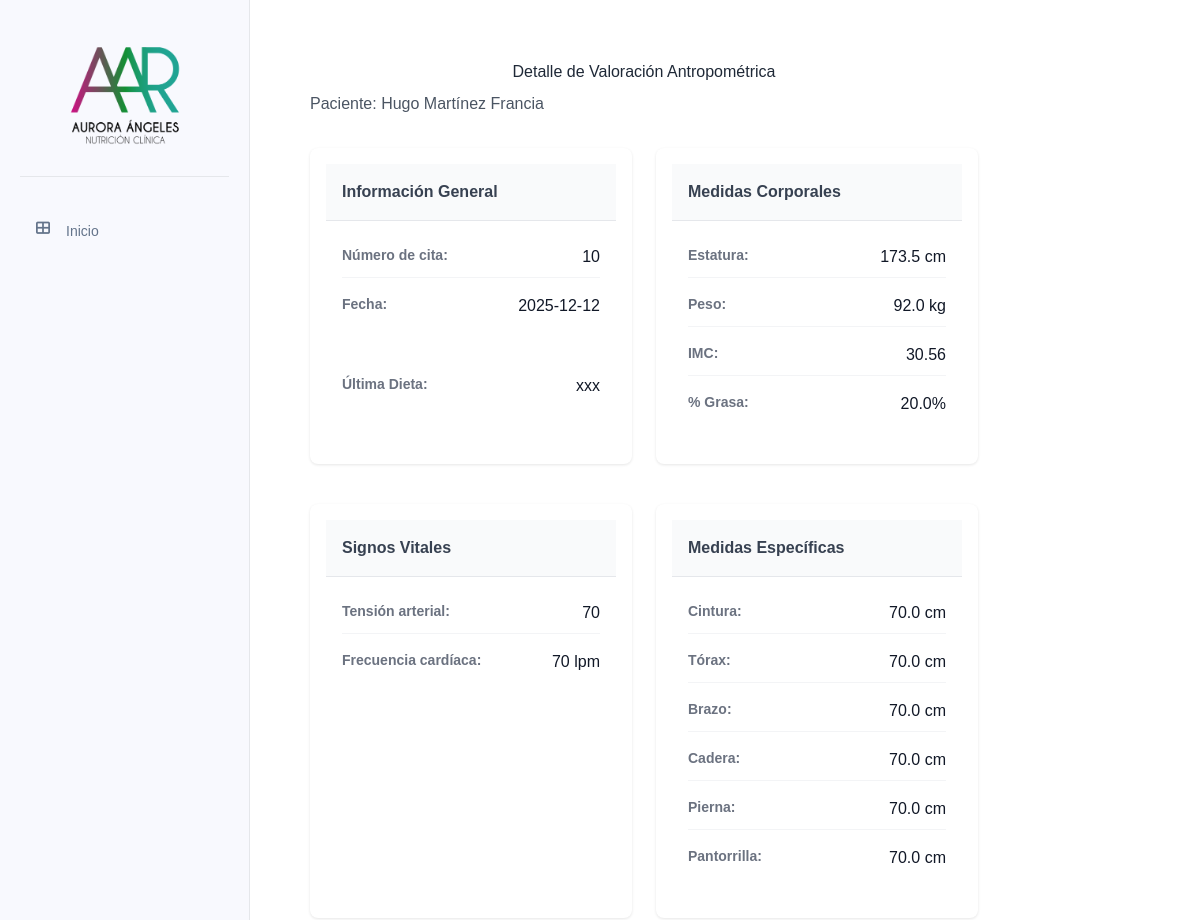
Before: /valoraciones/valoraciones/8 (upper part) with the older database file.
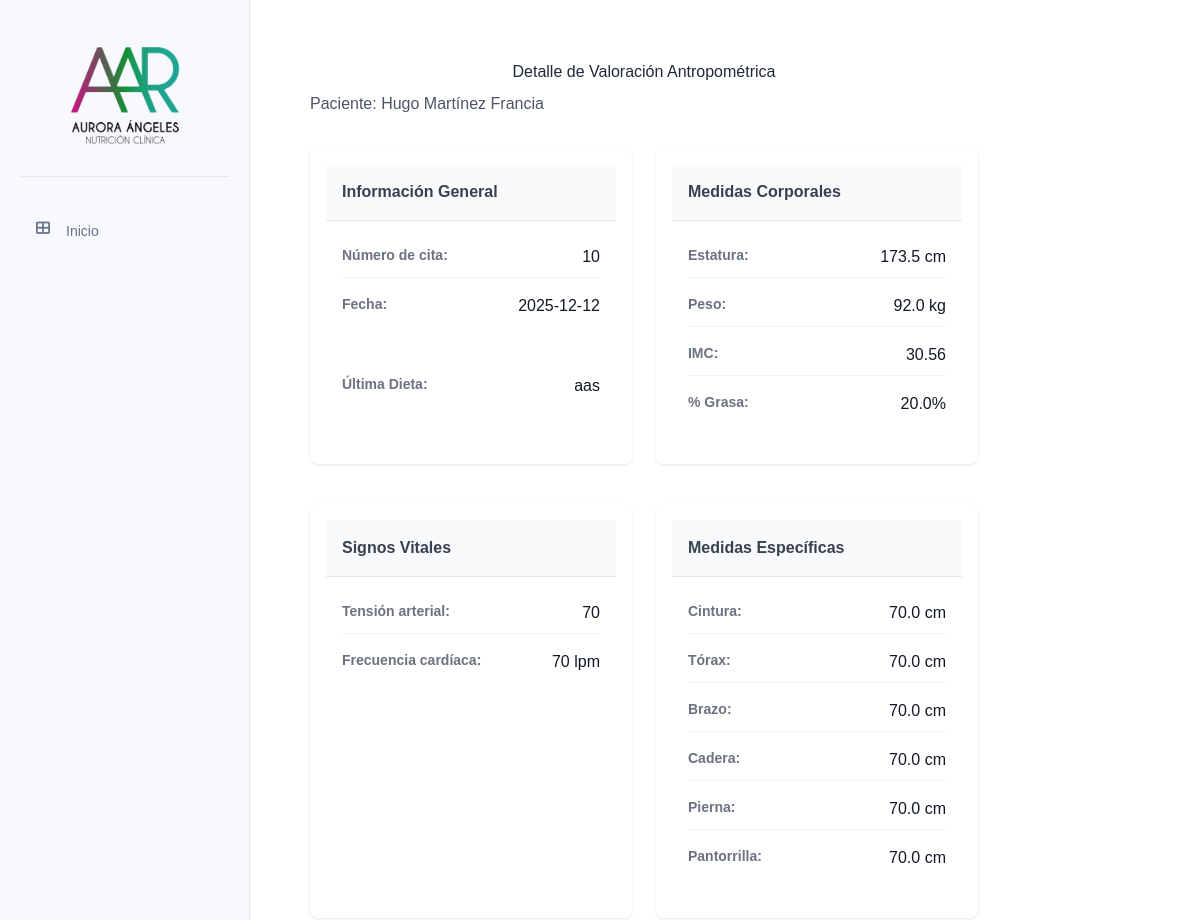
After: the same page with the newer database file.
### tables this page shows
CREATE TABLE valoracion_antropometrica (
    id INTEGER PRIMARY KEY AUTOINCREMENT,
    paciente_id INTEGER NOT NULL,
    numero_cita INTEGER NOT NULL,
    fecha DATE NOT NULL,
    estatura FLOAT NOT NULL,
    peso FLOAT NOT NULL,
    imc FLOAT NOT NULL,
    grasa FLOAT NOT NULL,
    cintura FLOAT NOT NULL,
    torax FLOAT NOT NULL,
    brazo FLOAT NOT NULL,
    cadera FLOAT NOT NULL,
    pierna FLOAT NOT NULL,
    pantorrilla FLOAT NOT NULL,
    tension_arterial TEXT NOT NULL,
    frecuencia_cardiaca INTEGER NOT NULL,
    bicep FLOAT NOT NULL,
    tricep FLOAT NOT NULL,
    suprailiaco FLOAT NOT NULL,
    subescapular FLOAT NOT NULL,
    femoral FLOAT,
    porcentaje_grasa TEXT NOT NULL,
    --porcentaje_grasa_fem FLOAT NOT NULL,
    ultima_dieta TEXT,
    FOREIGN KEY (paciente_id) REFERENCES pacientes (id)
);

### app/controllers/valoracion_antropometrica.py (the view)
@valoracion.route('/valoraciones/<int:valoracion_id>')
def detalle_valoracion(valoracion_id):
    valoracion = ValoracionAntropometrica.obtener_por_id(valoracion_id)
    if not valoracion:
        flash('Valoración no encontrada', 'error')
        return redirect(url_for('valoracion.todas_valoraciones'))
    paciente = Paciente.obtener_por_id(valoracion['paciente_id'])
    historial_valoraciones = ValoracionAntropometrica.obtener_por_paciente(valoracion['paciente_id'])
    return render_template('valoraciones/detalle_valoracion.html',
                            valoracion=valoracion,
                            paciente=paciente,
                            historial_valoraciones=historial_valoraciones)

### app/db.py (called while the page is built)
def get_db():
    if 'db' not in g:
        try:
            g.db = sqlite3.connect(
                'pacientes.db',
                detect_types=sqlite3.PARSE_DECLTYPES
            )
            g.db.row_factory = sqlite3.Row
        except sqlite3.Error as e:
            logger.error(f"Error crítico al conectar con la base de datos SQLite: {e}")
            raise e
    return g.db

def query_db(query, args=(), one=False):
    try:
        cur = get_db().execute(query, args)
        rv = cur.fetchall()
        cur.close()
        return (rv[0] if rv else None) if one else rv
    except sqlite3.Error as e:
        logger.error(f"Error al ejecutar query: {query}. Args: {args}. Detalle: {e}")
        raise e

### app/models/paciente.py (called while the page is built)
    @staticmethod
    def obtener_por_id(id):
        return query_db('SELECT * FROM pacientes WHERE id = ?', [id], one=True)

### app/models/valoracion_antropometrica.py (called while the page is built)
    @staticmethod
    def obtener_por_paciente(paciente_id):
        return query_db('''
            SELECT * FROM valoracion_antropometrica
            WHERE paciente_id = ?
            ORDER BY fecha DESC
        ''', [paciente_id])

### app/templates/valoraciones/detalle_valoracion.html (shortened to what the changed rows need)
{% extends "base/base.html" %}
{% block content %}
<div class="valoracion-container">
    <header class="valoracion-header">
        <h2 align="center">Detalle de Valoración Antropométrica</h2>
    </header>
    <div class="valoracion-grid">
        <div class="valoracion-card">
            <div class="valoracion-card__content">
                <div class="data-item">
                    <span class="data-label">Número de cita:</span>
                    <span class="data-value">{{ valoracion['numero_cita'] }}</span>
                </div>
                <div class="data-item">
                    <span class="data-label">Fecha:</span>
                    <span class="data-value">{{ valoracion['fecha'] }}</span>
                </div>
            </div>
            <div class="valoracion-card__content">
                <div class="data-item">
                    <span class="data-label">Última Dieta:</span>
                    <span class="data-value">{{ valoracion['ultima_dieta'] or 'No registrada' }}</span>
                </div>
            </div>
        </div>
        <div class="valoracion-card">
            <div class="valoracion-card__content">
                <div class="data-item">
                    <span class="data-label">Estatura:</span>
                    <span class="data-value">{{ valoracion['estatura'] }} cm</span>
                </div>
                <div class="data-item">
                    <span class="data-label">Peso:</span>
                    <span class="data-value">{{ valoracion['peso'] }} kg</span>
                </div>
                <div class="data-item">
                    <span class="data-label">IMC:</span>
                    <span class="data-value">{{ valoracion['imc'] }}</span>
                </div>
                <div class="data-item">
                    <span class="data-label">% Grasa:</span>
                    <span class="data-value">{{ valoracion['grasa'] }}%</span>
                </div>
            </div>
        </div>
        <div class="valoracion-card">
            <div class="valoracion-card__content">
                <div class="data-item">
                    <span class="data-label">Tensión arterial:</span>
                    <span class="data-value">{{ valoracion['tension_arterial'] }}</span>
                </div>
                <div class="data-item">
                    <span class="data-label">Frecuencia cardíaca:</span>
                    <span class="data-value">{{ valoracion['frecuencia_cardiaca'] }} lpm</span>
                </div>
            </div>
        </div>
        <div class="valoracion-card">
            <div class="valoracion-card__content">
                <div class="data-item">
                    <span class="data-label">Cintura:</span>
                    <span class="data-value">{{ valoracion['cintura'] }} cm</span>
                </div>
                <div class="data-item">
                    <span class="data-label">Tórax:</span>
                    <span class="data-value">{{ valoracion['torax'] }} cm</span>
                </div>
                <div class="data-item">
                    <span class="data-label">Brazo:</span>
                    <span class="data-value">{{ valoracion['brazo'] }} cm</span>
                </div>
                <div class="data-item">
                    <span class="data-label">Cadera:</span>
                    <span class="data-value">{{ valoracion['cadera'] }} cm</span>
                </div>
                <div class="data-item">
                    <span class="data-label">Pierna:</span>
                    <span class="data-value">{{ valoracion['pierna'] }} cm</span>
                </div>
                <div class="data-item">
                    <span class="data-label">Pantorrilla:</span>
                    <span class="data-value">{{ valoracion['pantorrilla'] }} cm</span>
                </div>
            </div>
        </div>
    </div>
</div>
{% endblock %}

Changed rows visible on the page:
changed valoracion_antropometrica: ultima_dieta "xxx" → "aas"
